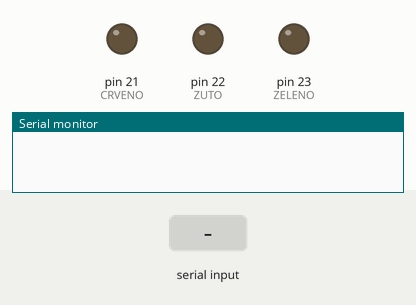
Recording of a sketch running on a simulated Arduino Mega 2560, built with avr-gcc and run on an emulated ATmega2560. Shown: output pins drawn as LEDs (lit = HIGH), the last lines printed to the serial monitor. The test bench sets the inputs (shaded band).

Above: at 1.2 s.
1.3 s: "RGB\n" received over Serial
At 2.5 s:
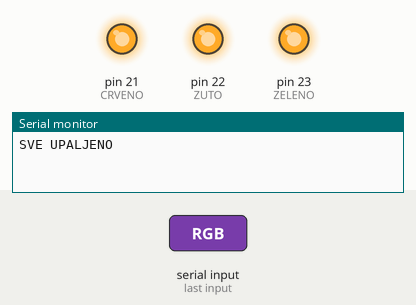
2.8 s: "r\n" received over Serial
At 3.7 s:
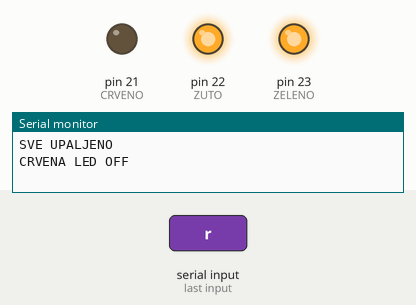
4.3 s: "y\n" received over Serial
At 4.8 s:
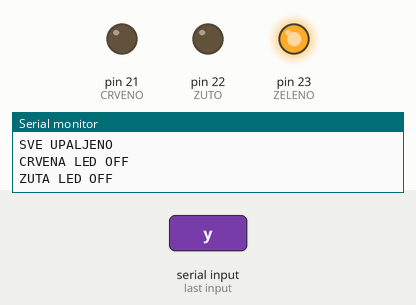
5.8 s: "R\n" received over Serial
At 7.0 s:
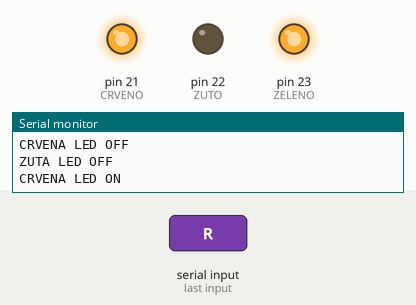
7.3 s: "g\n" received over Serial
At 8.3 s:
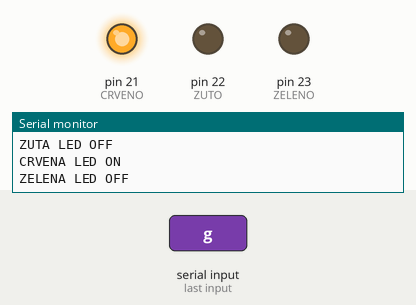
8.8 s: "Y\n" received over Serial
At 9.5 s:
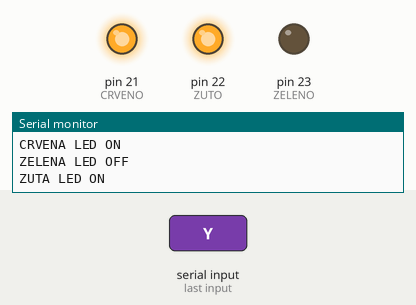
Timing chart, 0 to 11.3 s (numbered marks = the images above; inputs shaded):
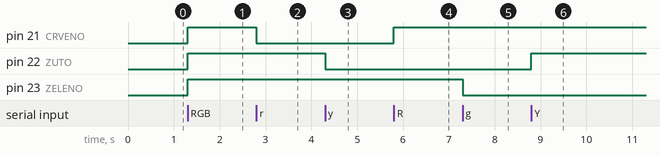

The sketch:

Zadatak1.ino
```cpp
#define CRVENO 21
#define ZUTO 22
#define ZELENO 23

void setup() {
  Serial.begin(115200);
  pinMode(CRVENO, OUTPUT);
  pinMode(ZUTO, OUTPUT);
  pinMode(ZELENO, OUTPUT);
  digitalWrite(CRVENO, LOW);
  digitalWrite(ZUTO, LOW);
  digitalWrite(ZELENO, LOW);
}

void loop() {
  if (Serial.available()) {
    String command = Serial.readStringUntil('\n');
    if (command == "RGB") {
      digitalWrite(CRVENO, HIGH);
      digitalWrite(ZUTO, HIGH);
      digitalWrite(ZELENO, HIGH);
      Serial.println("SVE UPALJENO");
    } else if (command == "rgb") {
      digitalWrite(CRVENO, LOW);
      digitalWrite(ZUTO, LOW);
      digitalWrite(ZELENO, LOW);
      Serial.println("SVE ISKLJUCENO");
    } else if (command.length() == 1) {
      char singleCommand = command.charAt(0);
      switch (singleCommand) {
        case 'R':
          digitalWrite(CRVENO, HIGH);
          Serial.println("CRVENA LED ON");
          break;
        case 'r':
          digitalWrite(CRVENO, LOW);
          Serial.println("CRVENA LED OFF");
          break;
        case 'Y':
          digitalWrite(ZUTO, HIGH);
          Serial.println("ZUTA LED ON");
          break;
        case 'y':
          digitalWrite(ZUTO, LOW);
          Serial.println("ZUTA LED OFF");
          break;
        case 'G':
          digitalWrite(ZELENO, HIGH);
          Serial.println("ZELENA LED ON");
          break;
        case 'g':
          digitalWrite(ZELENO, LOW);
          Serial.println("ZELENA LED OFF");
          break;
      }
    } else {
      Serial.println("Nepoznata komanda. Koristi R/r, Y/y, G/g, RGB/rgb.");
    }
  }
}
```

Measured:
- after the input at 1.3 s, pin 21 (CRVENO), pin 22 (ZUTO), pin 23 (ZELENO): LOW → HIGH at once
- after the input at 2.8 s, pin 21 (CRVENO): HIGH → LOW at once
- after the input at 4.3 s, pin 22 (ZUTO): HIGH → LOW at once
- after the input at 5.8 s, pin 21 (CRVENO): LOW → HIGH at once
- after the input at 7.3 s, pin 23 (ZELENO): HIGH → LOW at once
- after the input at 8.8 s, pin 22 (ZUTO): LOW → HIGH at once
